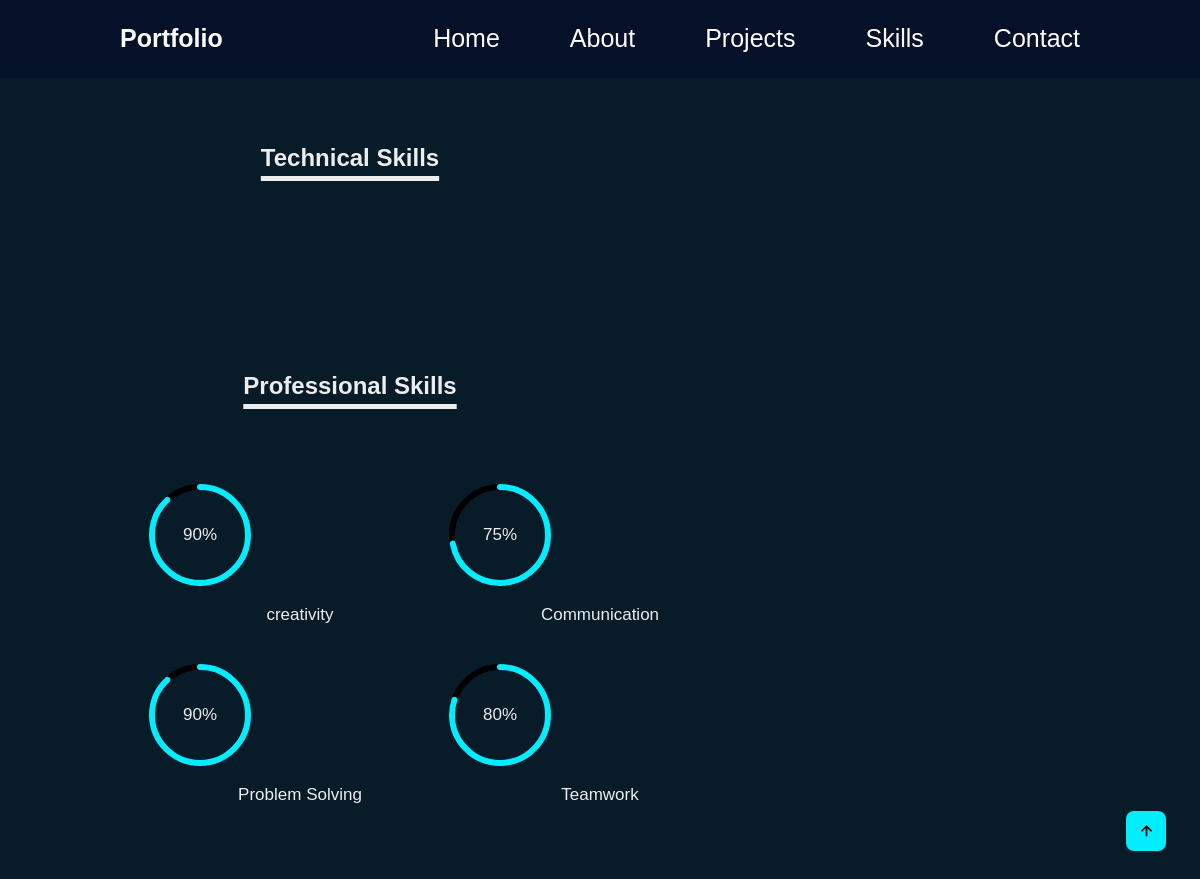
/skills, run on an earlier commit of the app's database.
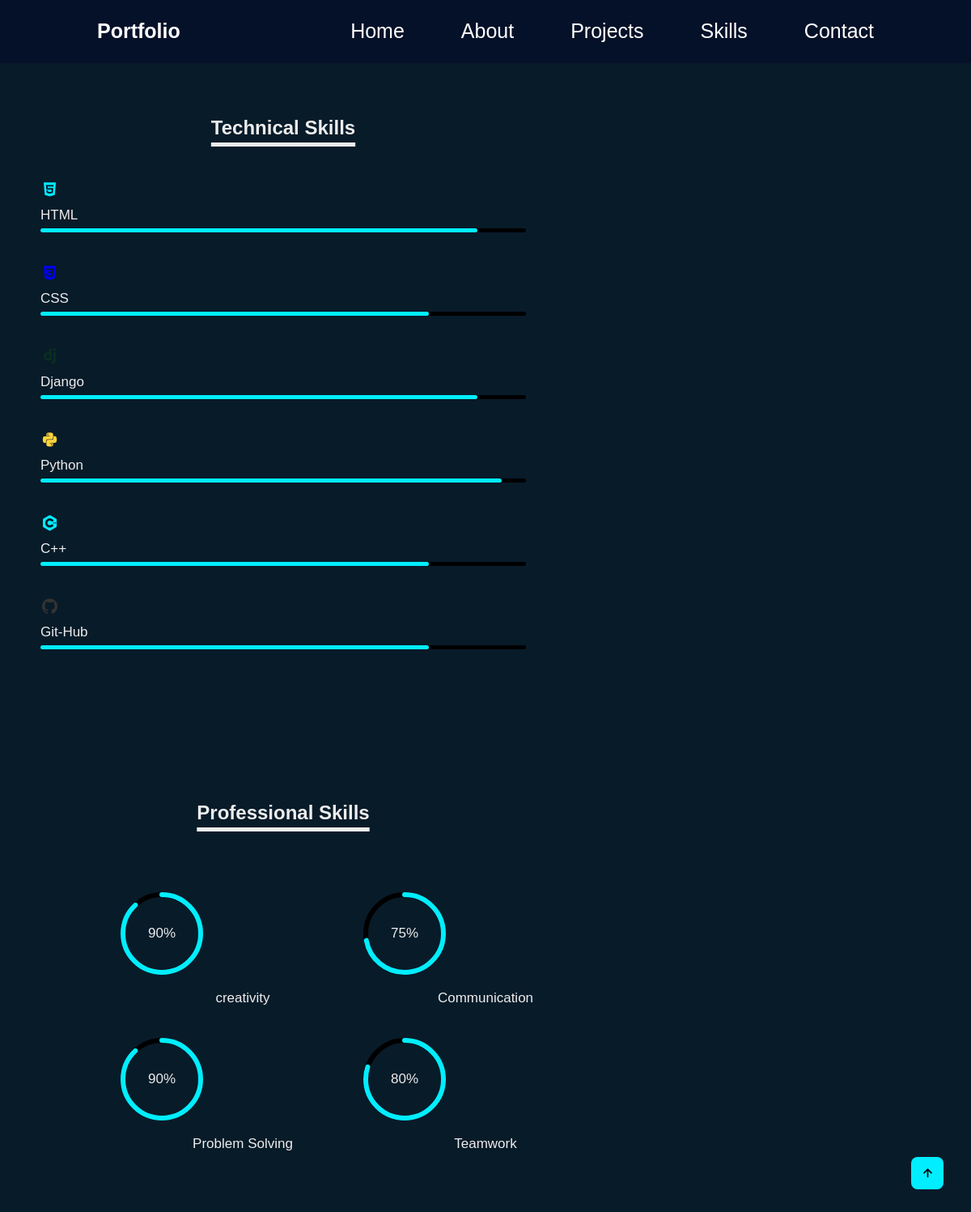
And on a later commit of the database.
### portfolio/models.py (models this page shows, shortened)
class Skills(models.Model):
    msg_id=models.AutoField(primary_key=True)
    icon=models.CharField(max_length=100,default=None)
    color=models.CharField(max_length=100,default=None)
    name=models.CharField(max_length=100,default=None)
    percentage=models.IntegerField()

### portfolio/views.py (the view)
# urls.py: path("skills", views.skills, name='skills'),
def skills(request):
    Skill=Skills.objects.all()
    params={'Skill':Skill}
    return render(request, 'skills.html',params)

### portfolio/template/skills.html (shortened to what this page needs)
{% extends "base.html" %}
{% block body %}
{% load static %}
<h2 class="sub-title">My<span> Skills</span></h2>
    <section>
        <div class="container1" id="skills">
            <h2 class="heading1">Technical Skills</h2>
            {% for i in Skill %}
            <div class="Technical-bars">
                <div class="bar"><i class='{{i.icon}}' style='color:{{i.color}}'  ></i>
                    <div class="info">
                                <span>{{i.name}}</span>
                </div>
                <div class="progress-line">
                    <span style="width:{{i.percentage}}%"></span>
                </div>
            </div>
            </div>
            {% endfor %}
        </div>
        <div class="container1">
            <h2 class="heading1">Professional Skills</h2>
            <div class="radial-bars">
            <div class="radial-bar">
                <svg x="0px" y="0px" viewBox="0 0 200 200">
                    <circle class="progress-bar" cx="100" cy="100" r="80"></circle>
                    <circle class="path path-1" cx="100" cy="100" r="80"></circle>
                </svg>
                <div class="percentage">90%</div>
                <div class="text">creativity</div>
            </div>
            <div class="radial-bar">
                <svg x="0px" y="0px" viewBox="0 0 200 200">
                    <circle class="progress-bar" cx="100" cy="100" r="80"></circle>
                    <circle class="path path-2" cx="100" cy="100" r="80"></circle>
                </svg>
                <div class="percentage">75%</div>
                <div class="text">Communication</div>
            </div>
            <div class="radial-bar">
                <svg x="0px" y="0px" viewBox="0 0 200 200">
                    <circle class="progress-bar" cx="100" cy="100" r="80"></circle>
                    <circle class="path path-3" cx="100" cy="100" r="80"></circle>
                </svg>
                <div class="percentage">90%</div>
                <div class="text">Problem Solving</div>
            </div>
            <div class="radial-bar">
                <svg x="0px" y="0px" viewBox="0 0 200 200">
                    <circle class="progress-bar" cx="100" cy="100" r="80"></circle>
                    <circle class="path path-4" cx="100" cy="100" r="80"></circle>
                </svg>
                <div class="percentage">80%</div>
                <div class="text">Teamwork</div>
            </div>
        </div>
    </div>
    </section>
    {% endblock body %}

### portfolio/template/base.html (shortened to what this page needs)
{% load static %}
<!DOCTYPE html>
<html lang="en">
<head>
    <link rel="stylesheet" href="/static/css/stylesheet.css">
    <link rel="stylesheet" href="https://unpkg.com/boxicons@2.1.4/css/boxicons.min.css">
    <link rel="stylesheet" href="https://cdnjs.cloudflare.com/ajax/libs/font-awesome/4.7.0/css/font-awesome.min.css">
   </head>
<body>
    <header class="header">
        <a href="/" class="logo">Portfolio</a>
        <nav class="navbar" id="navbar">
            <a href="/" class="active">Home</a>
            <a href="/about">About</a>
            <a href="/services">Projects</a>
            <a href="/skills" >Skills</a>
            <a href="/contact">Contact</a>
        </nav>
    </header>
    {% block body %} {% endblock body %}
    <a href="#" class="top"><i class="bx bx-up-arrow-alt"></i></a>
</body>
</html>

### static/css/stylesheet.css (style rules this page uses)
* { margin: 0; padding: 0; box-sizing: border-box; scroll-behavior: smooth; font-family: 'poppins', sans-serif; list-style: none; }
body { color: #ededed; background: #081b29; }
.header { position: fixed; top: 0; left: 0; width: 100%; padding: 20px 10%; background: #051129; display: flex; justify-content: space-between; align-items: center; z-index: 100; }
.logo { position: relative; font-size: 25px; color: #fff; text-decoration: none; font-weight: 600; cursor: default; opacity: 0; animation: slideRight .5s ease forwards; }
.navbar { display: flex; gap: 35px; line-height: 1.5; }
.navbar a { display: inline-block; font-size: 25px; color: #fff; text-decoration: none; font-weight: 500; margin-left: 35px; transition: .3s; opacity: 0; animation: slideTop .5s ease forwards; animation-delay: calc(.2s*var(--i)); }
.sub-title { text-align: center; font-size: 60px; padding: 0px; }
.sub-title span { color: #0ef; }
section { display: flex; flex-wrap: wrap; }
.container1 { width: 600px; height: auto; padding: 75px 0px; margin-left: 50px; }
.heading1 { text-align: center; text-decoration: underline; text-underline-offset: 10px; text-decoration-thickness: 5px; margin-bottom: 50px; }
.bar { font-size: 23px; }
.Technical-bars .bar { margin-top: 40px 0; }
.Technical-bars .bar:first-child { margin-top: 0; }
.Technical-bars .bar:last-child { margin-bottom: 0; }
.Technical-bars .bar .info { margin-bottom: 5px; }
.Technical-bars .bar .info span { font-size: 17px; font-weight: 500; animation: showText 0.5s 1s linear forwards; opacity: 0; }
.Technical-bars .bar .progress-line { position: relative; border-radius: 10px; width: 100%; height: 5px; background-color: #000000; animation: animate 1s 1s cubic-bezier(1,0,0,1) forwards; transform: scaleX(0); transform-origin: left; margin-bottom: 38px; }
.Technical-bars .bar .progress-line span { height: 100%; background-color: #0ef; position: absolute; border-radius: 10px; transform-origin: left; transform: scaleX(0); animation: animate 1s cubic-bezier(1,0,0,1) forwards; }
.radial-bars { width: 100%; display: flex; flex-wrap: wrap; justify-content: space-evenly; align-items: flex-start; }
.radial-bars .radial-bar { width: 50%; height: 170px; margin-bottom: 10px; position: relative; }
.radial-bars .radial-bar svg { position: absolute; top: 50%; left: 50%; transform: translate(-50%, -50%) rotate(-90deg); width: 120px; height: 160px; }
.radial-bar .percentage { position: absolute; top: 50%; left: 50%; transform: translate(-50%,-50%); font-size: 17px; font-weight: 500; animation: showText 0.5s 1s linear forwards; opacity: 0; }
.radial-bar .text { width: 100%; position: absolute; text-align: center; left: 50%; bottom: -5px; transform: translateX(-50px); font-size: 17px; font-weight: 500; animation: showText 0.5s 1s linear forwards; opacity: 0; }
.top { position: fixed; bottom: 2.1rem; right: 2.1rem; }
.top i { color: #000; background: #0ef; font-size: 20px; padding: 10px; border-radius: 0.5rem; }

What changed in the data, as far as the page shows it:
added Skills: name "HTML", percentage 90 (drawn)
added Skills: name "CSS", percentage 80 (drawn)
added Skills: name "Django", percentage 90 (drawn)
added Skills: name "Python", percentage 95 (drawn)
added Skills: name "C++", percentage 80 (drawn)
added Skills: name "Git-Hub", percentage 80 (drawn)
